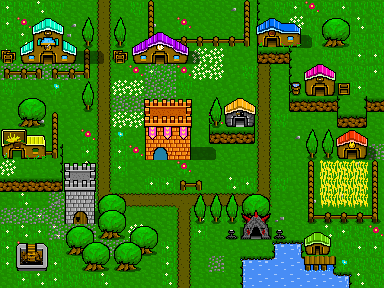

This is a level from a 2D game, rendered from its Tiled map with the project's own tilesets. A one-line summary and the map file follow, with tile-layer data summarised:
An orthogonal 24x18 tile map with 16x16 px tiles, 8 tile layers (Ground, Ground Details, Ground Details 2, BuildingsShadows, ...).

<map version="1.0" orientation="orthogonal" width="24" height="18" tilewidth="16" tileheight="16">
 <tileset firstgid="1" name="tiles" tilewidth="16" tileheight="16">
  <image source="tiles.png" trans="1d8700" width="256" height="256" />
 </tileset>
 <layer name="Ground" width="24" height="18">
  <data>[432 cells, 432 non-empty, 8 distinct tile ids]</data>
 </layer>
 <layer name="Ground Details" width="24" height="18">
  <data>[432 cells, 216 non-empty, 28 distinct tile ids]</data>
 </layer>
 <layer name="Ground Details 2" width="24" height="18">
  <data>[432 cells, 109 non-empty, 20 distinct tile ids]</data>
 </layer>
 <layer name="BuildingsShadows" width="24" height="18" opacity="0.45">
  <data>[432 cells, 24 non-empty, 5 distinct tile ids]</data>
 </layer>
 <layer name="Shadows" width="24" height="18" opacity="0.45">
  <data>[432 cells, 33 non-empty, 3 distinct tile ids]</data>
 </layer>
 <layer name="Trees" width="24" height="18">
  <data>[432 cells, 46 non-empty, 7 distinct tile ids]</data>
 </layer>
 <layer name="Trees2" width="24" height="18">
  <data>[432 cells, 12 non-empty, 4 distinct tile ids]</data>
 </layer>
 <layer name="Buildings" width="24" height="18">
  <data>[432 cells, 93 non-empty, 85 distinct tile ids]</data>
 </layer>
</map>
